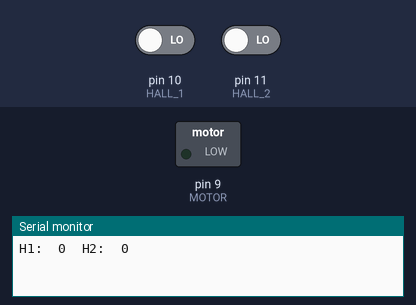
A sketch run on a simulated Arduino Uno, built with avr-gcc and run on an emulated ATmega328P. On the bench: switched loads named in the sketch (green lamp = pin HIGH), the last lines printed to the serial monitor. Inputs (shaded band) come from the test bench; at power-on: pin 10 (HALL_1) LOW, pin 11 (HALL_2) LOW.

Above: at 0.05 s.
At 6.46 s:
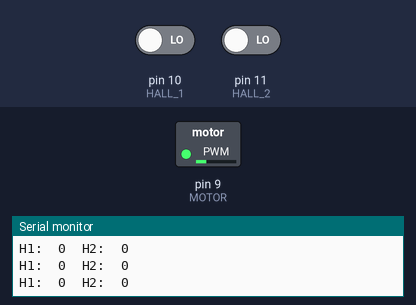
At 19.9 s:
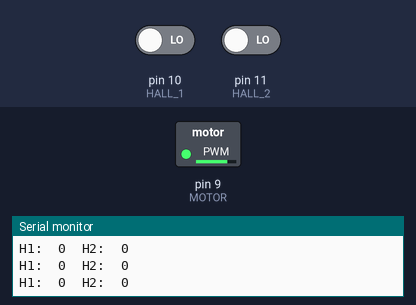
At 39.85 s:
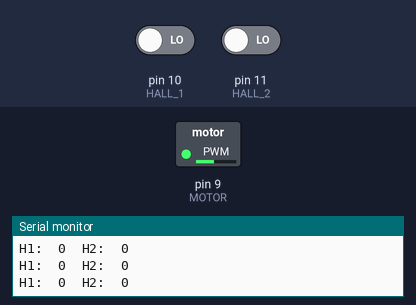
Timing chart, 0 to 40.0 s (numbered marks = the images above):
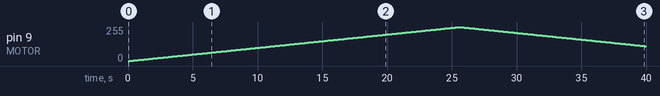

The sketch:

Motor_test_pot.ino
```cpp
#define HALL_1 10  // Hall effects sensor 1
#define HALL_2 11  // Hall effects sensor 2
#define MOTOR 9

int val;    // variable to read the value from the analog pin
int H1;
int H2;

void setup() {
  pinMode(HALL_1, INPUT);
  pinMode(HALL_2, INPUT);
  pinMode(MOTOR, OUTPUT);
  Serial.begin(9600);
}

void loop() {
  SpeedUp();
  SlowDown();
  Serial.println(val);
}


void SpeedUp(void)
{
  val = 0;
  for(int i = 0; i < 255; i++)
  {
    val = i;
    analogWrite(MOTOR, val);
    H1 = digitalRead(HALL_1);
    H2 = digitalRead(HALL_2);

    Serial.print("H1:  ");
    Serial.print(H1);
    Serial.print("  H2:  ");
    Serial.println(H1);
    delay(100);
  }
}

void SlowDown(void)
{
  val = 0;
  for(int i = 0; i < 255; i++)
  {
    val = 255-i;
    analogWrite(MOTOR, val);

    H1 = digitalRead(HALL_1);
    H2 = digitalRead(HALL_2);

    Serial.print("H1:  ");
    Serial.print(H1);
    Serial.print("  H2:  ");
    Serial.println(H1);
    delay(100);
  }
}
```

Measured:
- by itself, pin 9 (MOTOR): rises from 0/255 to 255/255 in 25.5 s, then falls to 112/255 in 14.3 s
